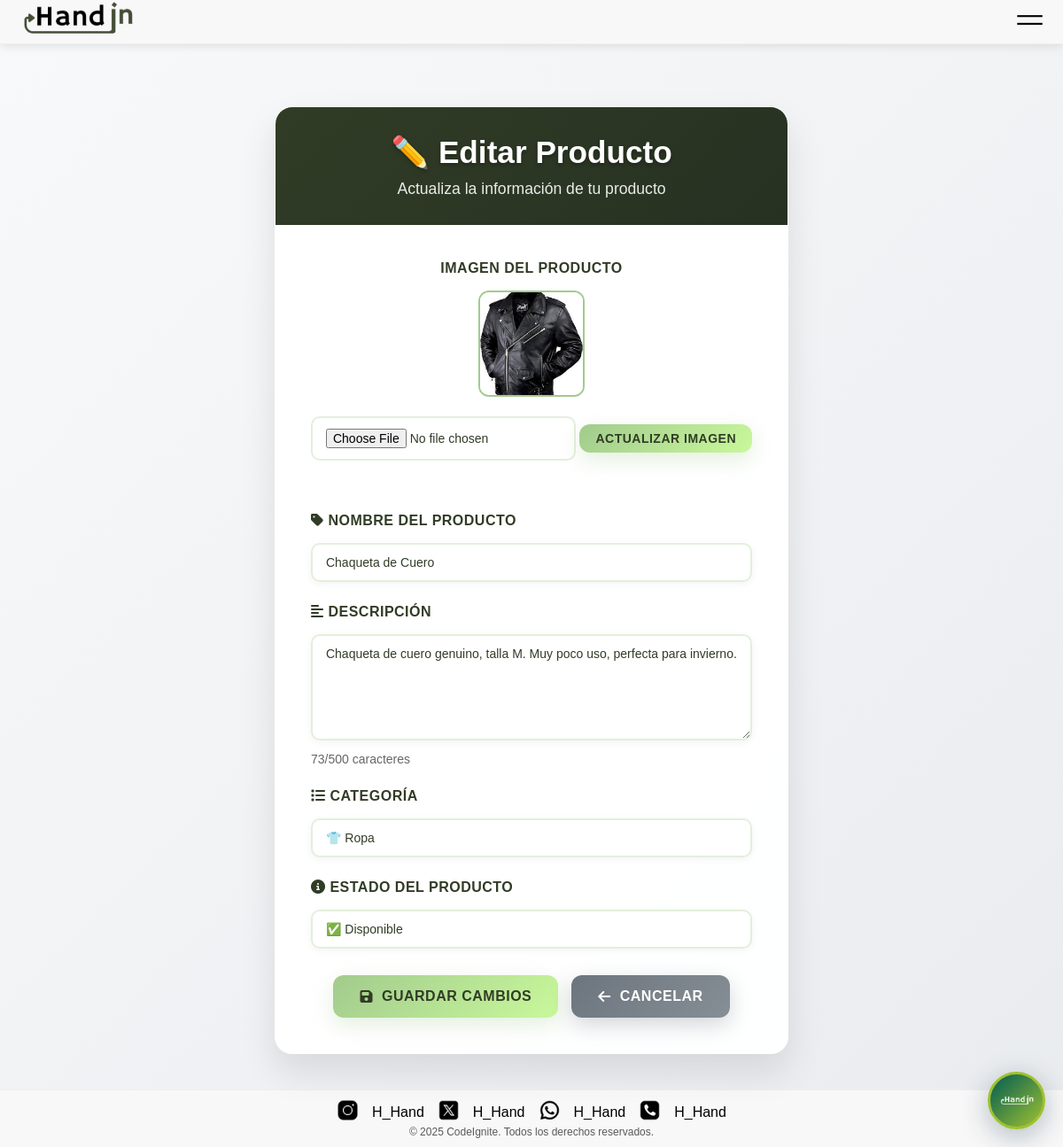
/editar-producto.php?id=5 (signed in), run on the app's committed database.
### tables this page shows
CREATE TABLE IF NOT EXISTS `productos` (
  `id` int NOT NULL AUTO_INCREMENT,
  `user_id` int NOT NULL,
  `nombre` varchar(100) NOT NULL,
  `descripcion` text,
  `imagen` varchar(255) NOT NULL,
  `categoria` varchar(50) DEFAULT NULL,
  `estado` enum('disponible','intercambiado','reservado') DEFAULT 'disponible',
  `created_at` timestamp NULL DEFAULT CURRENT_TIMESTAMP,
  `updated_at` timestamp NULL DEFAULT CURRENT_TIMESTAMP ON UPDATE CURRENT_TIMESTAMP,
  PRIMARY KEY (`id`),
  KEY `user_id` (`user_id`)
);

### editar-producto.php (the view, shortened to what this page needs)
<?php
$producto_id = isset($_GET['id']) ? (int)$_GET['id'] : 0;
$pdo = getConnection();
$stmt = $pdo->prepare("SELECT * FROM productos WHERE id = ? AND user_id = ?");
$stmt->execute([$producto_id, $_SESSION['user_id']]);
$producto = $stmt->fetch(PDO::FETCH_ASSOC);
include 'includes/header.php';
?>
<div class="edit-product-container">
    <div class="edit-product-card">
        <div class="card-header">
            <h1>✏️ Editar Producto</h1>
            <p>Actualiza la información de tu producto</p>
        </div>
        <div class="card-body">
            <div class="form-group" style="text-align:center;">
                <label style="display:block; font-weight:600; margin-bottom:8px;">Imagen del producto</label>
                <div style="margin-bottom:10px;">
                    <img id="producto-img-preview" src="<?php echo !empty($producto['imagen']) ? htmlspecialchars($producto['imagen']) : 'img/productos/default.png'; ?>" alt="Imagen del producto" style="width:120px; height:120px; object-fit:cover; border-radius:12px; border:2px solid #A2CB8D; background:#f8f8f8;">
                </div>
                <form id="form-img-producto" enctype="multipart/form-data" style="display:inline-block;">
                    <input type="file" name="imagen" id="input-img-producto" accept="image/*" style="margin-bottom:8px;">
                    <button type="submit" class="btn btn-primary" style="min-width:unset; padding:8px 18px; font-size:14px;">Actualizar Imagen</button>
                </form>
            </div>
            <form method="POST" action="">
                <div class="form-group">
                    <label for="nombre">
                        <i class="fas fa-tag"></i> Nombre del Producto
                    </label>
                    <input type="text"
                           id="nombre"
                           name="nombre"
                           class="form-control"
                           value="<?php echo htmlspecialchars($producto['nombre']); ?>"
                           required
                           maxlength="100">
                </div>
                <div class="form-group">
                    <label for="descripcion">
                        <i class="fas fa-align-left"></i> Descripción
                    </label>
                    <textarea id="descripcion"
                              name="descripcion"
                              class="form-control"
                              required
                              maxlength="500"
                              placeholder="Describe tu producto en detalle..."><?php echo htmlspecialchars($producto['descripcion']); ?></textarea>
                </div>
                <div class="form-group">
                    <label for="categoria">
                        <i class="fas fa-list"></i> Categoría
                    </label>
                    <select id="categoria" name="categoria" class="form-control form-select">
                        <option value="Ropa" <?php echo $producto['categoria'] === 'Ropa' ? 'selected' : ''; ?>>👕 Ropa</option>
                    </select>
                </div>
                <div class="form-group">
                    <label for="estado">
                        <i class="fas fa-info-circle"></i> Estado del Producto
                    </label>
                    <select id="estado" name="estado" class="form-control form-select" required>
                        <option value="disponible" <?php echo $producto['estado'] === 'disponible' ? 'selected' : ''; ?>>✅ Disponible</option>
                    </select>
                </div>
                <div class="btn-group">
                    <button type="submit" class="btn btn-primary">
                        <i class="fas fa-save"></i> Guardar Cambios
                    </button>
                    <a href="mis-productos.php" class="btn btn-secondary">
                        <i class="fas fa-arrow-left"></i> Cancelar
                    </a>
                </div>
            </form>
        </div>
    </div>
</div>
<?php include 'includes/footer.php'; ?>

### css/style.css (style rules this page uses)
* { font-family: Arial, sans-serif; padding: 0; margin: 0; box-sizing: border-box; user-select: none; }
a { text-decoration: none; color: inherit; }
.card-body { padding: 16px; flex: 1; display: flex; flex-direction: column; gap: 10px; }
body { min-height: 100vh; display: flex; flex-direction: column; padding-top: 70px; }

### css/perseo-actions.css (style rules this page uses)
.form-group { display: flex; flex-direction: column; gap: 8px; }
.form-group label { color: #313C26; font-weight: 600; font-size: 14px; }
.form-group input, .form-group textarea, .form-group select { padding: 12px 15px; border: 2px solid rgba(162,203,141,0.3); border-radius: 10px; background: rgba(255,255,255,0.9); color: #313C26; font-size: 14px; transition: all 0.2s ease; }
.form-group textarea { min-height: 80px; resize: vertical; }

### editar-producto.php (style rules this page uses)
body { background: linear-gradient(135deg, #f8f9fa 0%, #e9ecef 100%); min-height: 100vh; padding-top: 80px; }
.edit-product-container { max-width: 800px; margin: 40px auto; padding: 0 20px; }
.edit-product-card { background: rgba(255,255,255,0.95); backdrop-filter: blur(10px); border-radius: 20px; box-shadow: 0 20px 40px rgba(0,0,0,0.1); border: 1px solid rgba(255,255,255,0.2); overflow: hidden; }
.card-header { background: linear-gradient(135deg, #313C26 0%, #273122 100%); color: white; padding: 30px; text-align: center; }
.card-header h1 { margin: 0; font-size: 2.2em; font-weight: 700; text-shadow: 0 2px 4px rgba(0,0,0,0.3); }
.card-header p { margin: 10px 0 0 0; opacity: 0.9; font-size: 1.1em; }
.card-body { padding: 40px; }
.form-group { margin-bottom: 25px; }
.form-group label { display: block; margin-bottom: 8px; font-weight: 600; color: #313C26; font-size: 16px; text-transform: uppercase; letter-spacing: 0.5px; }
.form-control { width: 100%; padding: 15px 20px; border: 2px solid #e9ecef; border-radius: 12px; font-size: 16px; transition: all 0.3s ease; background: #fff; box-shadow: 0 2px 10px rgba(0,0,0,0.05); }
textarea.form-control { resize: vertical; min-height: 120px; }
.form-select { appearance: none; background-position: right 12px center; background-repeat: no-repeat; background-size: 16px; padding-right: 40px; }
.btn-group { display: flex; gap: 15px; justify-content: center; margin-top: 30px; }
.btn { padding: 15px 30px; border: none; border-radius: 12px; font-size: 16px; font-weight: 600; cursor: pointer; transition: all 0.3s ease; text-decoration: none; display: inline-flex; align-items: center; gap: 10px; text-transform: uppercase; letter-spacing: 0.5px; min-width: 150px; justify-content: center; }
.btn-primary { background: linear-gradient(135deg, #A2CB8D, #C9F89B); color: #313C26; box-shadow: 0 8px 25px rgba(162,203,141,0.3); }
.btn-secondary { background: linear-gradient(135deg, #6c757d, #868e96); color: white; box-shadow: 0 8px 25px rgba(108,117,125,0.3); }

### data on the page
productos: imagen (picture), nombre "Chaqueta de Cuero", descripcion "Chaqueta de cuero genuino, talla M. Muy poco uso, perfecta para invierno.", categoria "👕 Ropa", estado "✅ Disponible"
